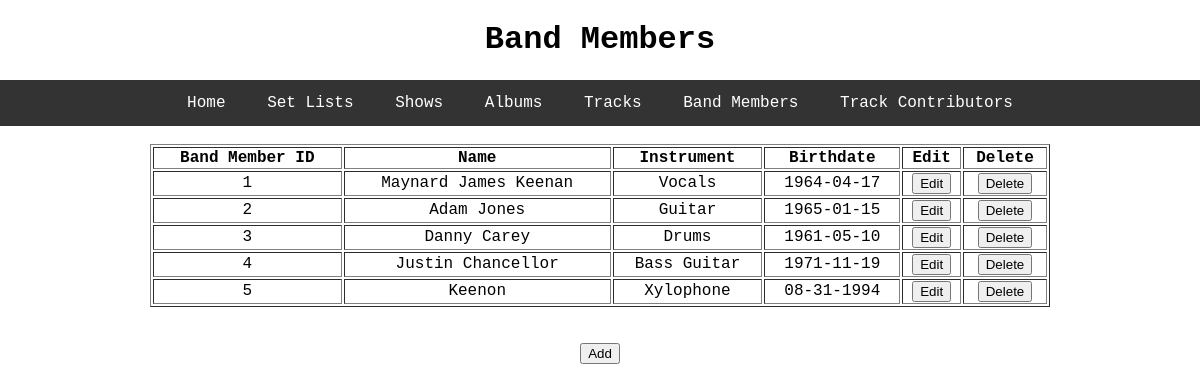
Page /band_members on the earlier database version.
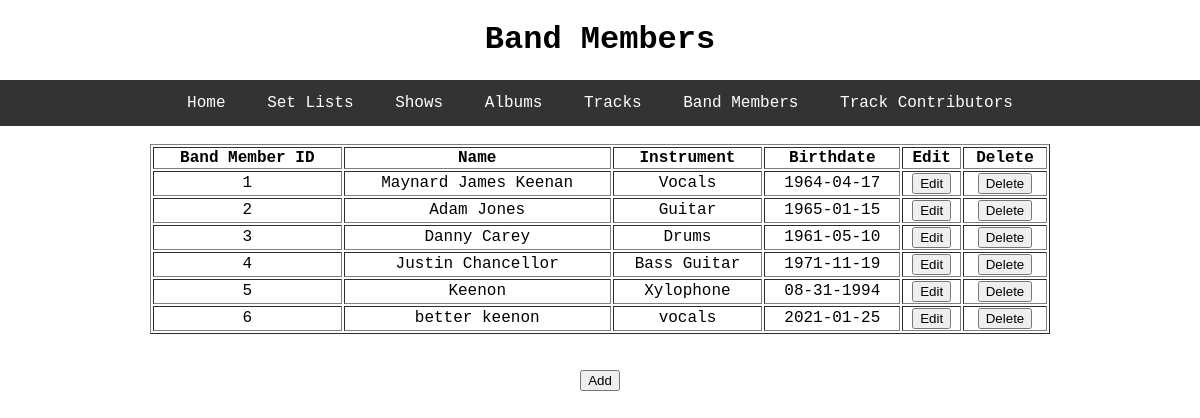
Same page on the later database version.
### toolDB/models.py (models this page shows, shortened)
class Member(db.Model):
    id = db.Column(db.Integer, primary_key=True)
    member_name = db.Column(db.String, nullable=False)
    instrument = db.Column(db.String, nullable=False)
    birthdate = db.Column(db.String, nullable=False)

### toolDB/select_db/routes.py (the view)
@select.route('/band_members')
def band_members():
    rows = Member.query.all()
    return render_template('member.html', title='Band Members', header='Band Members', rows=rows)

### toolDB/templates/member.html
{% extends "layout.html" %}
{% block content %}
	<table style="width:75%" table border="1" table align = "center">
		<thead>
		  <th>Band Member ID</th>
		  <th>Name</th>
		  <th>Instrument</th>
		  <th>Birthdate</th>
		  <th>Edit</th>
		  <th>Delete</th>
		</thead>
		<tbody>
			{% for r in rows %}
		  		<tr>
					<td>{{ r.id }}</td>
					<td>{{ r.member_name }}</td>
					<td>{{ r.instrument }}</td>
					<td>{{ r.birthdate }}</td>
					<td><input type="button" name = "Edit" value = "Edit" onclick = "window.location='/update_member/{{ r.id }}'"></td>
					<td><input type="button" name = "Delete" value = "Delete" onclick = "window.location='/delete_member/{{ r.id }}'"></td>
		  		</tr>
			{% endfor %}
		</tbody>
	</table>
	<br>
	<br>
	<a href="{{ url_for('insert.add_band_members') }}"><button type="button">Add</button></a>
{% endblock content %}

Differences in the rows shown:
added Member: id "6", member_name "better keenon", instrument "vocals", birthdate "2021-01-25"
